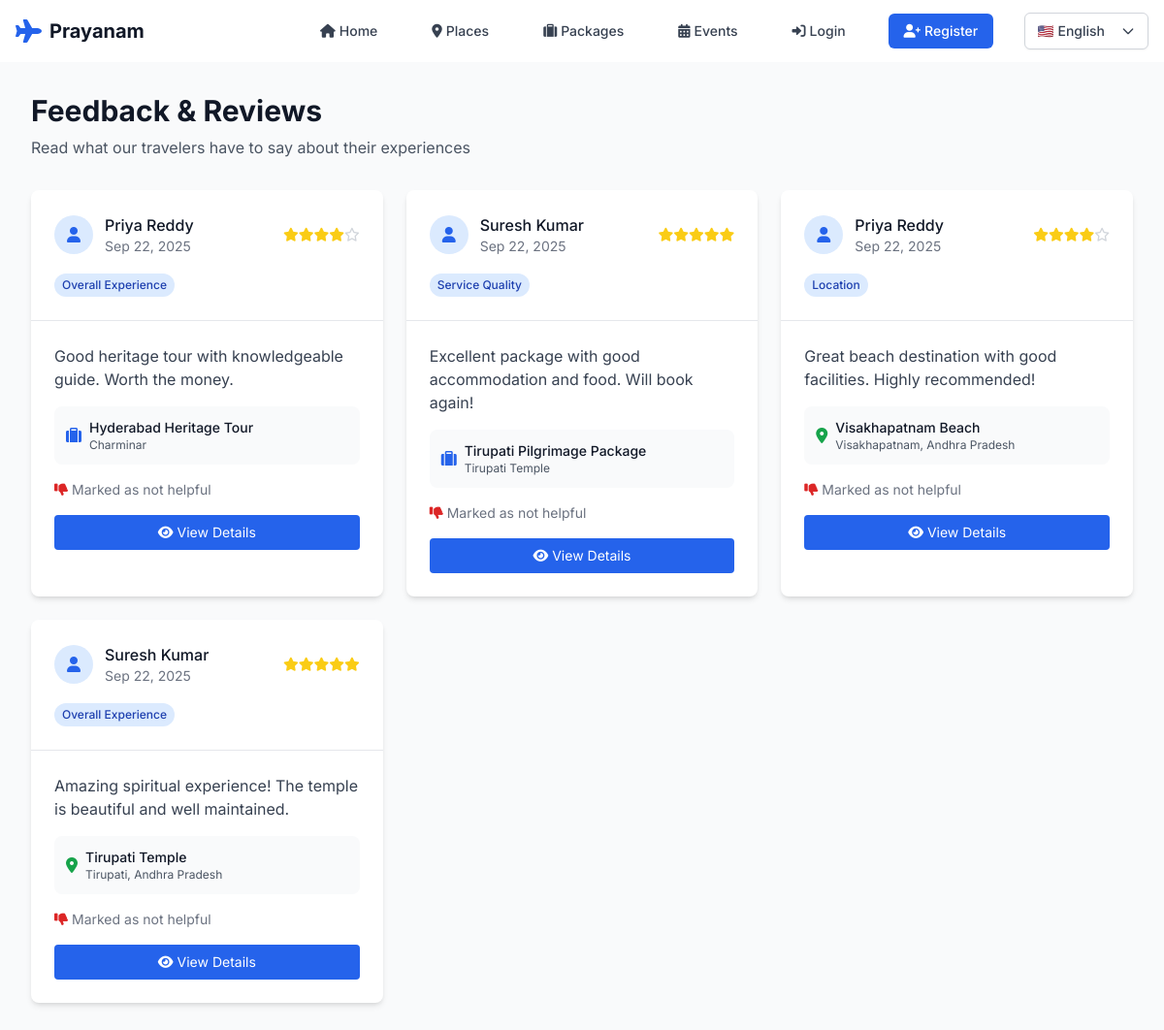
The page /feedback/ on the database its author committed.
### feedback/models.py (models this page shows, shortened)
class Feedback(models.Model):
    CATEGORY_CHOICES = [
        ('service', 'Service Quality'),
        ('location', 'Location'),
        ('price', 'Price Value'),
        ('experience', 'Overall Experience'),
        ('food', 'Food Quality'),
        ('accommodation', 'Accommodation'),
    ]
    user = models.ForeignKey(User, on_delete=models.CASCADE, related_name='feedbacks')
    place = models.ForeignKey(Place, on_delete=models.CASCADE, related_name='feedbacks', blank=True, null=True)
    package = models.ForeignKey(Package, on_delete=models.CASCADE, related_name='feedbacks', blank=True, null=True)
    rating = models.IntegerField(choices=[(i, i) for i in range(1, 6)])
    category = models.CharField(max_length=20, choices=CATEGORY_CHOICES, default='experience')
    comment = models.TextField()
    is_helpful = models.BooleanField(default=False)
    created_at = models.DateTimeField(auto_now_add=True)
    updated_at = models.DateTimeField(auto_now=True)
    class Meta:
        ordering = ['-created_at']
        unique_together = ['user', 'place', 'package']

### accounts/models.py (models this page shows, shortened)
class User(AbstractUser):
    ROLE_CHOICES = [
        ('tourist', 'Tourist'),
        ('admin', 'Admin'),
    ]
    LANGUAGE_CHOICES = [
        ('en', 'English'),
        ('te', 'తెలుగు'),
        ('hi', 'हिन्दी'),
    ]
    role = models.CharField(max_length=10, choices=ROLE_CHOICES, default='tourist')
    language_preference = models.CharField(max_length=2, choices=LANGUAGE_CHOICES, default='en')
    phone = models.CharField(max_length=15, blank=True, null=True)
    address = models.TextField(blank=True, null=True)
    profile_picture = models.ImageField(upload_to='profile_pics/', blank=True, null=True)
    date_of_birth = models.DateField(blank=True, null=True)
    created_at = models.DateTimeField(auto_now_add=True)
    updated_at = models.DateTimeField(auto_now=True)

### packages/models.py (models this page shows, shortened)
class Package(models.Model):
    name = models.CharField(max_length=200)
    place = models.ForeignKey(Place, on_delete=models.CASCADE, related_name='packages')
    description = models.TextField()
    base_price = models.DecimalField(max_digits=10, decimal_places=2)
    duration_days = models.IntegerField(default=1)
    max_capacity = models.IntegerField(default=10)
    is_featured = models.BooleanField(default=False)
    image = models.ImageField(upload_to='packages/', blank=True, null=True)
    created_at = models.DateTimeField(auto_now_add=True)
    updated_at = models.DateTimeField(auto_now=True)
    class Meta:
        ordering = ['-created_at']

### places/models.py (models this page shows, shortened)
class Place(models.Model):
    SEASON_CHOICES = [
        ('spring', 'Spring'),
        ('summer', 'Summer'),
        ('autumn', 'Autumn'),
        ('winter', 'Winter'),
    ]
    CATEGORY_CHOICES = [
        ('heritage', 'Heritage'),
        ('beaches', 'Beaches'),
        ('temples', 'Temples'),
        ('adventure', 'Adventure'),
        ('hills', 'Hills'),
        ('wildlife', 'Wildlife'),
        ('cultural', 'Cultural'),
    ]
    STATE_CHOICES = [
        ('ap', 'Andhra Pradesh'),
        ('telangana', 'Telangana'),
    ]
    name = models.CharField(max_length=200)
    location = models.CharField(max_length=200)
    description = models.TextField()
    image = models.ImageField(upload_to='places/', null=True, blank=True)
    season = models.CharField(max_length=20, choices=SEASON_CHOICES, default='summer')
    category = models.CharField(max_length=20, choices=CATEGORY_CHOICES, default='cultural')
    state = models.CharField(max_length=20, choices=STATE_CHOICES, default='ap')
    district = models.CharField(max_length=100, blank=True)
    latitude = models.DecimalField(max_digits=9, decimal_places=6, null=True, blank=True)
    longitude = models.DecimalField(max_digits=9, decimal_places=6, null=True, blank=True)
    average_temperature = models.DecimalField(max_digits=4, decimal_places=1, null=True, blank=True)
    best_time_to_visit = models.CharField(max_length=100, blank=True)
    entry_fee = models.DecimalField(max_digits=8, decimal_places=2, default=0)
    opening_hours = models.CharField(max_length=100, default="6:00 AM - 6:00 PM")
    rating = models.DecimalField(max_digits=3, decimal_places=2, default=0, validators=[MinValueValidator(0), MaxValueValidator(5)])
    total_reviews = models.IntegerField(default=0)
    is_featured = models.BooleanField(default=False)
    is_popular = models.BooleanField(default=False)
    created_at = models.DateTimeField(auto_now_add=True)
    updated_at = models.DateTimeField(auto_now=True)
    class Meta:
        ordering = ['-is_featured', '-rating', 'name']

### feedback/views.py (the view)
# urls.py: path('', views.feedback_list, name='feedback_list'),
def feedback_list(request):
    feedback = Feedback.objects.select_related('user', 'place', 'package').all()
    return render(request, 'feedback/feedback_list.html', {'feedback': feedback})

### templates/feedback/feedback_list.html (shortened to what this page needs)
{% extends 'base.html' %}
{% block content %}
<div class="min-h-screen bg-gray-50 py-8">
    <div class="max-w-7xl mx-auto px-4 sm:px-6 lg:px-8">
        <div class="mb-8">
            <h1 class="text-3xl font-bold text-gray-900">Feedback & Reviews</h1>
            <p class="text-gray-600 mt-2">Read what our travelers have to say about their experiences</p>
        </div>
        <div class="grid grid-cols-1 md:grid-cols-2 lg:grid-cols-3 gap-6">
            {% for fb in feedback %}
            <div class="bg-white rounded-lg shadow-md overflow-hidden hover:shadow-lg transition duration-300">
                <div class="p-6 border-b border-gray-200">
                    <div class="flex items-center justify-between mb-4">
                        <div class="flex items-center">
                            <div class="w-10 h-10 bg-blue-100 rounded-full flex items-center justify-center mr-3">
                                <i class="fas fa-user text-blue-600"></i>
                            </div>
                            <div>
                                <h3 class="font-medium text-gray-900">{{ fb.user.get_full_name }}</h3>
                                <p class="text-sm text-gray-500">{{ fb.created_at|date:"M d, Y" }}</p>
                            </div>
                        </div>
                        <div class="flex items-center">
                            {% for i in "12345" %}
                                {% if forloop.counter <= fb.rating %}
                                    <i class="fas fa-star text-yellow-400 text-sm"></i>
                                {% else %}
                                    <i class="far fa-star text-gray-300 text-sm"></i>
                                {% endif %}
                            {% endfor %}
                        </div>
                    </div>
                    <span class="inline-flex items-center px-2 py-1 rounded-full text-xs font-medium bg-blue-100 text-blue-800">
                        {{ fb.get_category_display }}
                    </span>
                </div>
                <div class="p-6">
                    <p class="text-gray-700 mb-4">{{ fb.comment|truncatewords:30 }}</p>
                    {% if fb.place %}
                        <div class="flex items-center mb-4 p-3 bg-gray-50 rounded-lg">
                            <i class="fas fa-map-marker-alt text-green-600 mr-2"></i>
                            <div>
                                <p class="text-sm font-medium text-gray-900">{{ fb.place.name }}</p>
                                <p class="text-xs text-gray-600">{{ fb.place.location }}</p>
                            </div>
                        </div>
                    {% endif %}
                    {% if fb.package %}
                        <div class="flex items-center mb-4 p-3 bg-gray-50 rounded-lg">
                            <i class="fas fa-suitcase text-blue-600 mr-2"></i>
                            <div>
                                <p class="text-sm font-medium text-gray-900">{{ fb.package.name }}</p>
                                <p class="text-xs text-gray-600">{{ fb.package.place.name }}</p>
                            </div>
                        </div>
                    {% endif %}
                    {% if fb.is_helpful is not None %}
                        <div class="flex items-center text-sm text-gray-500">
                            {% if fb.is_helpful %}
                                <i class="fas fa-thumbs-up text-green-600 mr-1"></i>
                                <span>Marked as helpful</span>
                            {% else %}
                                <i class="fas fa-thumbs-down text-red-600 mr-1"></i>
                                <span>Marked as not helpful</span>
                            {% endif %}
                        </div>
                    {% endif %}
                    <div class="flex space-x-2 mt-4">
                        <a href="{% url 'feedback_detail' fb.id %}"
                           class="flex-1 bg-blue-600 text-white px-3 py-2 rounded text-sm text-center hover:bg-blue-700 transition">
                            <i class="fas fa-eye mr-1"></i>View Details
                        </a>
                    </div>
                </div>
            </div>
            {% endfor %}
        </div>
    </div>
</div>
{% endblock %}

### templates/base.html (style rules this page uses)
body { font-family: 'Inter', sans-serif; }

### rows shown on the page
Feedback: user.get_full_name "Priya Reddy", created_at "Sep 22, 2025", rating 4 (drawn), category "Overall Experience", comment "Good heritage tour with knowledgeable guide. Worth the money.", package.name "Hyderabad Heritage Tour", package.place.name "Charminar", is_helpful False (drawn)
Feedback: user.get_full_name "Suresh Kumar", created_at "Sep 22, 2025", rating 5 (drawn), category "Service Quality", comment "Excellent package with good accommodation and food. Will book again!", package.name "Tirupati Pilgrimage Package", package.place.name "Tirupati Temple", is_helpful False (drawn)
Feedback: user.get_full_name "Priya Reddy", created_at "Sep 22, 2025", rating 4 (drawn), category "Location", comment "Great beach destination with good facilities. Highly recommended!", place.name "Visakhapatnam Beach", place.location "Visakhapatnam, Andhra Pradesh", is_helpful False (drawn)
Feedback: user.get_full_name "Suresh Kumar", created_at "Sep 22, 2025", rating 5 (drawn), category "Overall Experience", comment "Amazing spiritual experience! The temple is beautiful and well maintained.", place.name "Tirupati Temple", place.location "Tirupati, Andhra Pradesh", is_helpful False (drawn)
